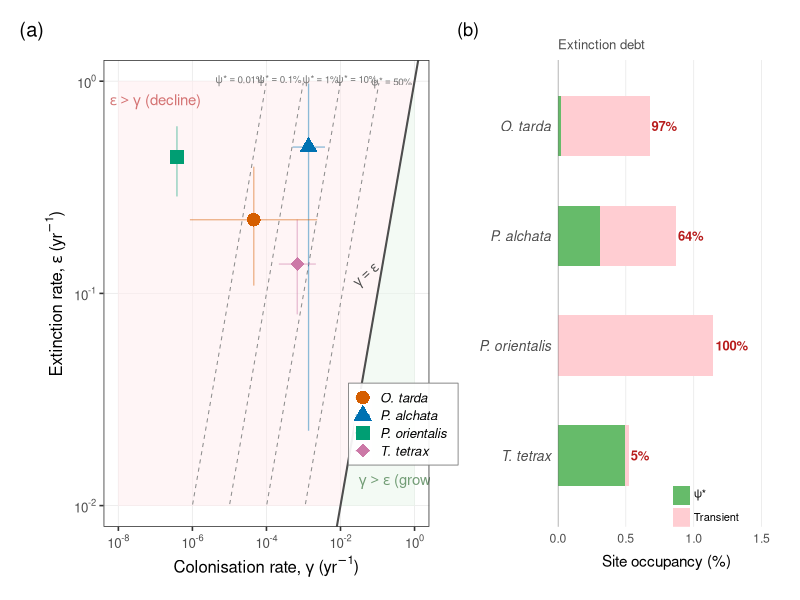
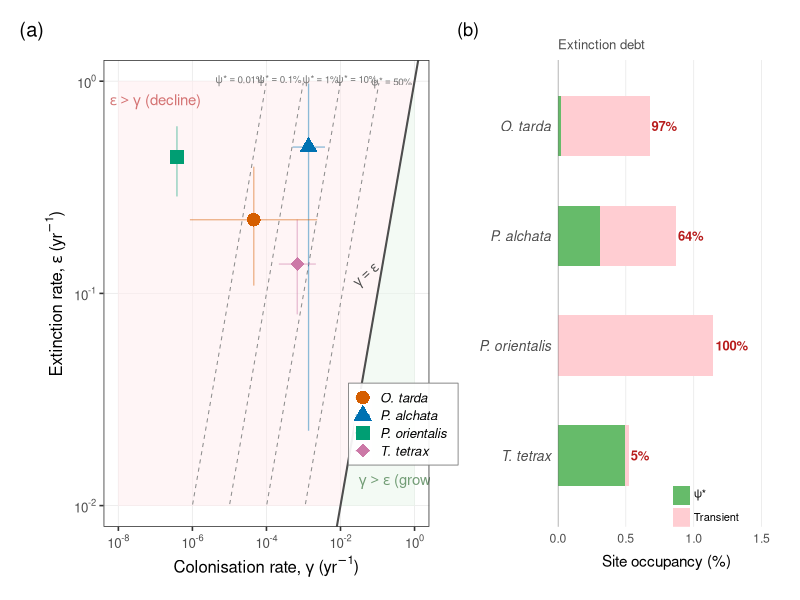

Recreate these plots in R, in order.
###############################################################################
# fig_isocline_equilibrium.R
#
# Key summary figure for GCB: colonisation–extinction isocline plot.
#
# Panel (a): γ vs ε scatter on log–log axes. The γ = ε diagonal separates
#            population growth (below) from decline (above). Dashed contours
#            show equilibrium occupancy ψ* = γ/(γ+ε). Species are labelled
#            directly. All four species fall deep in the decline zone.
#
# Panel (b): Extinction debt. Stacked horizontal bars showing current
#            occupancy vs equilibrium ψ*. Debt = (current − ψ*) / current.
#
# Output: figs/pub_fig_isocline_equilibrium.png  (300 DPI, 12 × 6.5 in)
#         figs/pub_fig_isocline_equilibrium.pdf
###############################################################################

library(here)
library(ggplot2)
library(dplyr)
library(scales)
library(patchwork)

theme_set(theme_bw(base_size = 12))

###############################################################################
# 1. Load data
###############################################################################

iso_data  <- read.csv(here("results", "isocline_plot_data.csv"))
debt_data <- read.csv(here("results", "extinction_debt_table.csv"))
eq_data   <- read.csv(here("results", "equilibrium_occupancy_table.csv"))

# Merge
plot_data <- iso_data %>%
  left_join(debt_data, by = "species") %>%
  left_join(eq_data %>% select(species, psi_star_med, psi_star_lo, psi_star_hi,
                                recol_yr_med),
            by = "species")

# Species labels (italic for plot)
sp_labels <- c(
  "otitar" = "O. tarda",
  "ptealc" = "P. alchata",
  "pteori" = "P. orientalis",
  "tettet" = "T. tetrax"
)
plot_data$label <- sp_labels[plot_data$species]

###############################################################################
# 2. Colour palette (colourblind-safe, Wong 2011)
###############################################################################

sp_colours <- c(
  "otitar" = "#D55E00",   # vermillion
  "ptealc" = "#0072B2",   # blue
  "pteori" = "#009E73",   # bluish green
  "tettet" = "#CC79A7"    # reddish purple
)

sp_shapes <- c(
  "otitar" = 16,   # circle
  "ptealc" = 17,   # triangle
  "pteori" = 15,   # square
  "tettet" = 18    # diamond
)

###############################################################################
# 3. Build Panel (a): γ vs ε isocline plot
###############################################################################
message("Building isocline plot...")

# Axis ranges (log10 scale)
# x-axis starts at 1e-8 to include pteori (γ_baseline ≈ 3.8 × 10⁻⁷)
x_lo <- 1e-8
x_hi <- 1
y_lo <- 0.01    # extinction rates are all > 0.01
y_hi <- 1

# --- Isocline contours: ψ* = γ/(γ+ε)  →  ε = γ(1−ψ*)/ψ* ---
psi_levels <- c(0.0001, 0.001, 0.01, 0.1, 0.5)
psi_labels <- c("0.01%", "0.1%", "1%", "10%", "50%")
# Plotmath-safe labels for isocline annotation
psi_plotmath <- c(
  'psi*"*"=="0.01%"', 'psi*"*"=="0.1%"', 'psi*"*"=="1%"',
  'psi*"*"=="10%"', 'psi*"*"=="50%"'
)

gamma_seq <- 10^seq(log10(x_lo), log10(x_hi), length.out = 400)

iso_list <- lapply(seq_along(psi_levels), function(i) {
  eps <- gamma_seq * (1 - psi_levels[i]) / psi_levels[i]
  df <- data.frame(gamma = gamma_seq, epsilon = eps,
                   psi_label = psi_labels[i],
                   psi_expr  = psi_plotmath[i],
                   stringsAsFactors = FALSE)
  df[df$epsilon >= y_lo & df$epsilon <= y_hi, ]
})
iso_df <- do.call(rbind, iso_list)

# Label positions: place at the right end of each visible contour
iso_label_pos <- iso_df %>%
  group_by(psi_label) %>%
  # pick a point near the right edge of each contour within the plot area
  filter(epsilon <= 0.9 * y_hi, epsilon >= 1.2 * y_lo) %>%
  slice_max(gamma, n = 1) %>%
  ungroup()

# --- Zone shading polygons (data coordinates, log-transformed by ggplot) ---
# Decline zone: upper-left triangle where ε > γ
decline_poly <- data.frame(
  x = c(x_lo, y_lo, y_hi, x_lo),
  y = c(y_lo, y_lo, y_hi, y_hi)
)
# Growth zone: lower-right triangle where γ > ε
growth_poly <- data.frame(
  x = c(y_lo, x_hi, x_hi),
  y = c(y_lo, y_lo, y_hi)
)

# --- Build plot ---
p_a <- ggplot() +

  # Zone shading (drawn first, behind everything)
  geom_polygon(data = decline_poly, aes(x = x, y = y),
               fill = "#FFEBEE", alpha = 0.5) +
  geom_polygon(data = growth_poly, aes(x = x, y = y),
               fill = "#E8F5E9", alpha = 0.5) +

  # Zone labels (clean text, no arrows, no boxes)
  # "decline" label: upper-left, away from P. orientalis (γ≈3.8e-7, ε≈0.44)
  annotate("text", x = 1e-7, y = 0.8,
           label = expression(epsilon > gamma ~ "(decline)"),
           colour = "#B71C1C", size = 3.8, fontface = "italic",
           alpha = 0.6) +
  # "growth" label: bottom-right, below and right of legend
  annotate("text", x = 0.5, y = 0.013,
           label = expression(gamma > epsilon ~ "(growth)"),
           colour = "#1B5E20", size = 3.8, fontface = "italic",
           alpha = 0.6) +

  # ψ* isocline contours
  geom_line(data = iso_df,
            aes(x = gamma, y = epsilon, group = psi_label),
            colour = "grey55", linewidth = 0.35, linetype = "dashed") +

  # Isocline labels (ψ* values) — use parse = TRUE for Greek letters
  geom_text(data = iso_label_pos,
            aes(x = gamma, y = epsilon, label = psi_expr),
            colour = "grey45", size = 2.5, hjust = 1, vjust = -0.5,
            parse = TRUE) +

  # γ = ε diagonal (net zero line)
  geom_abline(slope = 1, intercept = 0,
              colour = "grey30", linewidth = 0.7) +
  annotate("text", x = 0.055, y = 0.12,
           label = expression(gamma == epsilon),
           colour = "grey30", size = 3.5, angle = 42) +

  # 95% CI crosshairs
  geom_errorbar(data = plot_data,
                aes(x = gamma_baseline,
                    ymin = epsilon_lo, ymax = epsilon_hi,
                    colour = species),
                width = 0, linewidth = 0.45, alpha = 0.45) +
  geom_errorbar(data = plot_data,
                aes(y = epsilon_baseline,
                    xmin = gamma_lo, xmax = gamma_hi,
                    colour = species),
                width = 0, linewidth = 0.45, alpha = 0.45,
                orientation = "y") +

  # Species points
  geom_point(data = plot_data,
             aes(x = gamma_baseline, y = epsilon_baseline,
                 colour = species, shape = species),
             size = 4, stroke = 0.9) +

  # Scales
  scale_x_log10(
    name = expression("Colonisation rate,"~gamma~"(yr"^{-1}*")"),
    limits = c(x_lo, x_hi),
    breaks = 10^seq(-8, 0, by = 2),
    labels = trans_format("log10", math_format(10^.x))
  ) +
  scale_y_log10(
    name = expression("Extinction rate,"~epsilon~"(yr"^{-1}*")"),
    limits = c(y_lo, y_hi),
    breaks = 10^seq(-2, 0),
    labels = trans_format("log10", math_format(10^.x))
  ) +
  scale_colour_manual(
    values = sp_colours,
    labels = c("otitar" = expression(italic("O. tarda")),
               "ptealc" = expression(italic("P. alchata")),
               "pteori" = expression(italic("P. orientalis")),
               "tettet" = expression(italic("T. tetrax")))
  ) +
  scale_shape_manual(
    values = sp_shapes,
    labels = c("otitar" = expression(italic("O. tarda")),
               "ptealc" = expression(italic("P. alchata")),
               "pteori" = expression(italic("P. orientalis")),
               "tettet" = expression(italic("T. tetrax")))
  ) +

  # Theme — clean, legend in lower-right (empty growth zone)
  theme(
    legend.position = c(0.92, 0.22),
    legend.justification = c(0.5, 0.5),
    legend.background = element_rect(fill = alpha("white", 0.92),
                                     colour = "grey50", linewidth = 0.3),
    legend.margin = margin(4, 8, 4, 4),
    legend.key.size = unit(0.45, "cm"),
    legend.text = element_text(size = 9.5),
    legend.title = element_blank(),
    panel.grid.minor = element_blank(),
    panel.grid.major = element_line(colour = "grey92", linewidth = 0.3),
    plot.margin = margin(8, 12, 8, 8)
  )


###############################################################################
# 4. Build Panel (b): Extinction debt
###############################################################################
message("Creating extinction debt panel...")

# Prepare data
debt_plot <- debt_data %>%
  mutate(
    label = sp_labels[species],
    label = factor(label, levels = rev(sp_labels)),
    # Debt region = current − ψ*
    debt_pct = current_occupancy_pct - psi_star_pct
  )

p_b <- ggplot(debt_plot) +
  # Full bar = current occupancy (light grey = "debt" portion)
  geom_col(aes(x = current_occupancy_pct, y = label),
           fill = "#FFCDD2", width = 0.55) +
  # Equilibrium portion (dark green = "secure")
  geom_col(aes(x = psi_star_pct, y = label),
           fill = "#66BB6A", width = 0.55) +
  # Debt fraction text
  geom_text(aes(x = current_occupancy_pct + 0.015, y = label,
                label = ifelse(debt_fraction >= 100,
                               paste0(round(debt_fraction), "%"),
                               paste0(round(debt_fraction), "%"))),
            hjust = 0, size = 3.3, colour = "#B71C1C", fontface = "bold") +
  # Vertical line at zero
  geom_vline(xintercept = 0, colour = "grey40", linewidth = 0.3) +
  # Scales
  scale_x_continuous(
    name = "Site occupancy (%)",
    limits = c(0, 1.6),
    expand = c(0, 0),
    breaks = seq(0, 1.5, 0.5)
  ) +
  labs(y = NULL,
       subtitle = "Extinction debt") +
  # Legend annotation inside plot
  annotate("rect", xmin = 0.85, xmax = 0.97, ymin = 0.55, ymax = 0.72,
           fill = "#66BB6A") +
  annotate("text", x = 1.0, y = 0.64, label = expression(psi*"*"),
           hjust = 0, size = 2.8) +
  annotate("rect", xmin = 0.85, xmax = 0.97, ymin = 0.35, ymax = 0.52,
           fill = "#FFCDD2") +
  annotate("text", x = 1.0, y = 0.44, label = "Transient",
           hjust = 0, size = 2.8) +
  theme_minimal(base_size = 11) +
  theme(
    panel.grid.major.y = element_blank(),
    panel.grid.minor = element_blank(),
    panel.grid.major.x = element_line(colour = "grey92", linewidth = 0.3),
    plot.subtitle = element_text(size = 9.5, colour = "grey30"),
    axis.text.y = element_text(face = "italic", size = 10),
    plot.margin = margin(8, 12, 8, 8)
  )


###############################################################################
# 5. Combine panels
###############################################################################
message("Combining panels...")

combined <- p_a + p_b +
  plot_layout(widths = c(3, 2)) +
  plot_annotation(
    tag_levels = "a",
    tag_prefix = "(",
    tag_suffix = ")",
    theme = theme(
      plot.tag = element_text(size = 13, face = "bold")
    )
  )


###############################################################################
# 6. Save
###############################################################################
message("Saving figure...")

ggsave(here("figs", "pub_fig_isocline_equilibrium.png"),
       combined, width = 12, height = 5.5, dpi = 300, bg = "white")
message("  Saved: figs/pub_fig_isocline_equilibrium.png")

ggsave(here("figs", "pub_fig_isocline_equilibrium.pdf"),
       combined, width = 12, height = 5.5, bg = "white")
message("  Saved: figs/pub_fig_isocline_equilibrium.pdf")

message("\nFigure complete.")
